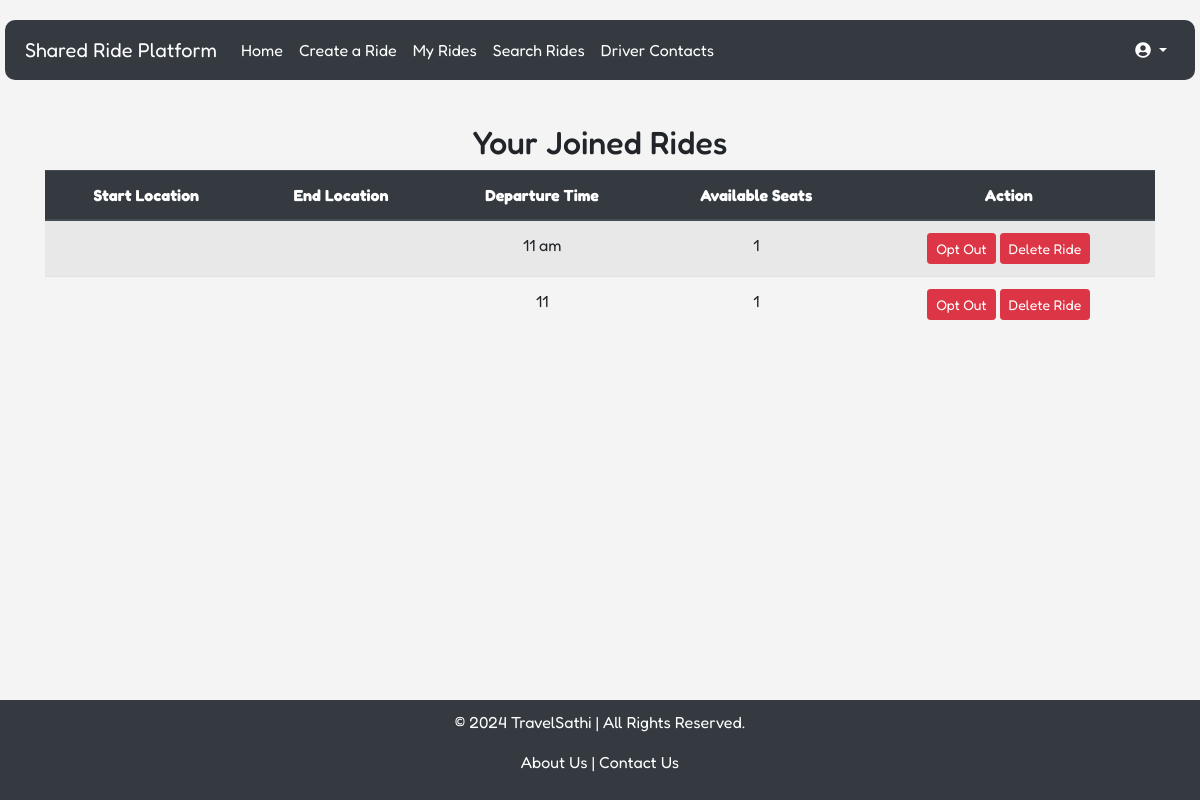
Page /joined_rides (signed in) on the earlier database version.
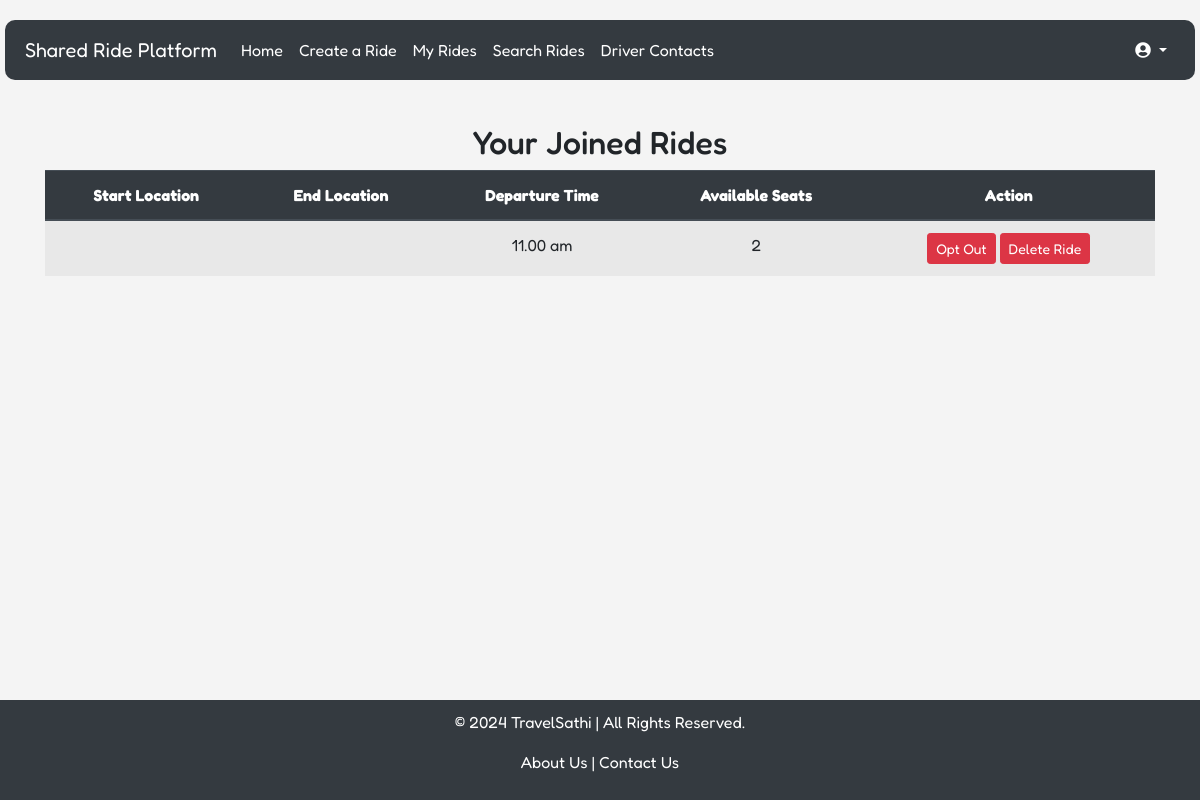
Same page on the later database version.
### models.py (models this page shows)
class Ride(db.Model):
    id = db.Column(db.Integer, primary_key=True)
    start_location = db.Column(db.String(255), nullable=False)
    end_location = db.Column(db.String(255), nullable=False)
    meetup_point = db.Column(db.String(255), nullable=False)
    departure_time = db.Column(db.String(20), nullable=False)
    available_seats = db.Column(db.Integer, nullable=False)
    cost_per_head = db.Column(db.Float, nullable=False)
    gender_preference = db.Column(db.String(10), nullable=False)
    author_id = db.Column(db.Integer, db.ForeignKey('user.id'), nullable=False)  # Ensure 'user.id' matches the User model

### routes.py (the view)
@app.route('/joined_rides')
@login_required
def joined_rides():
    joined_rides = current_user.rides_joined
    created_rides = current_user.ride_posts
    if not joined_rides and not created_rides:
        return render_template('joined_rides.html', joined_rides=[], created_rides=[], show_buttons=True, location_labels=location_labels)
    return render_template('joined_rides.html', joined_rides=joined_rides, created_rides=created_rides, show_buttons=False, location_labels=location_labels)

### app.py (called while the page is built)
@app.before_request
def create_tables():
    from models import User, Ride  # Import here to avoid circular import
    db.create_all()  # Create tables when the app first runs

### routes.py (called while the page is built)
@login_manager.user_loader
def load_user(user_id):
    return User.query.get(int(user_id))

@app.context_processor
def inject_now():
    return {'current_year': datetime.utcnow().year}

### templates/joined_rides.html (shortened to what this page needs)
{% extends 'base.html' %}
{% block body %}
<div class="container mt-4">
    <h2>Your Joined Rides</h2>
    {% if joined_rides %}
        <table class="table table-striped">
            <thead class="thead-dark">
                <tr>
                    <th>Start Location</th>
                    <th>End Location</th>
                    <th>Departure Time</th>
                    <th>Available Seats</th>
                    <th>Action</th>
                </tr>
            </thead>
            <tbody>
                {% for ride in joined_rides %}
                <tr>
                    <td>{{ location_labels[ride.start_location] }}</td>
                    <td>{{ location_labels[ride.end_location] }}</td>
                    <td>{{ ride.departure_time }}</td>
                    <td>{{ ride.available_seats }}</td>
                    <td>
                        <form action="{{ url_for('opt_out', ride_id=ride.id) }}" method="POST" style="display:inline;">
                            <button type="submit" class="btn btn-danger btn-sm">Opt Out</button>
                        </form>
                        <form action="{{ url_for('delete_ride', ride_id=ride.id) }}" method="POST" style="display:inline;">
                            <button type="submit" class="btn btn-danger btn-sm">Delete Ride</button>
                        </form>
                    </td>
                </tr>
                {% endfor %}
            </tbody>
        </table>
    {% else %}
        <div class="alert alert-info">You have not joined any rides.</div>
    {% endif %}
</div>
{% endblock %}

Differences in the rows shown:
removed Ride: departure_time "11", available_seats "1"
changed Ride: departure_time "11 am" → "11.00 am"; available_seats "1" → "2"
